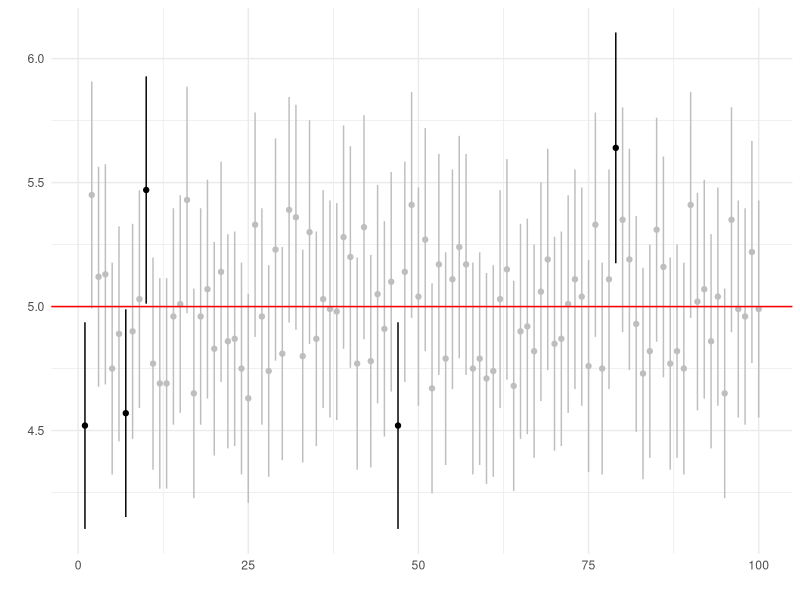

Generate this figure with R:
#####################################################################
# Asymptotic confidence interval for Poisson(lambda) 
# Author: Jose Antonio Perusquía Cortés
# Afil. : Facultad de Ciencias - UNAM
# Module : Statistical inference
#####################################################################

#####################################################################
# Required libraries 
library(ggplot2)      # Version 3.5.2
library(ggthemes)     # Version 5.1.0
library(dplyr)        # Version 1.1.4
#####################################################################

#####################################################################
# Create 100 confidence intervels with 10000 samples of Pois(5)
n=100
x = matrix(nrow=100,ncol=n)

set.seed(314)
for(i in 1:100){
  x[i,]=rpois(n,5)
}

# Point estimate
emv=apply(x,1,mean)

# Upper and lower limits of the confidence intervals
# with significance of alpha=0.05
L=numeric(100)
U=numeric(100)

for(i in 1:100){
  L[i]=emv[i]-(qnorm(.975)*sqrt(emv[i]/n))
  U[i]=emv[i]+(qnorm(.975)*sqrt(emv[i]/n))
}
#####################################################################

#####################################################################
# Analysis
n=c(1:100)

# Dataframe
res = data.frame(n,emv,L,U)

# Add an indicator variable to know which intervals actually
# contain the true parameter
res = res%>%
  mutate(flag=ifelse(L<5,ifelse(U>5,1,0),0))

# Counts and plot
table(res$flag)

ggplot(data = res,aes(x=n,y=emv,colour=as.factor(flag)))+
  geom_point(show.legend = F)+
  geom_segment(show.legend = F,x=n,xend=n,y=L,yend=U)+
  geom_hline(yintercept = 5,col='red')+
  scale_colour_manual(values=c('black','grey'))+
  theme_minimal()+
  ylim(c(min(L),max(U)))+
  labs(x='',y='')
#####################################################################